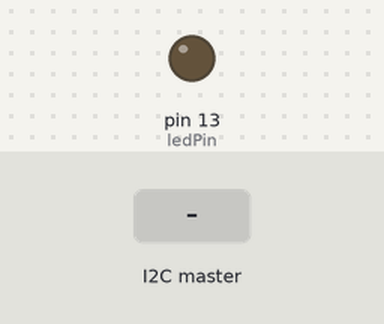
Bench run of a sketch on a simulated Arduino Uno, built with avr-gcc and run on an emulated ATmega328P. Parts: output pins drawn as LEDs (lit = HIGH). Inputs (shaded band) come from the test bench.

Above: at 1.2 s.
1.3 s: the I2C master sends the byte 1
At 2.5 s:
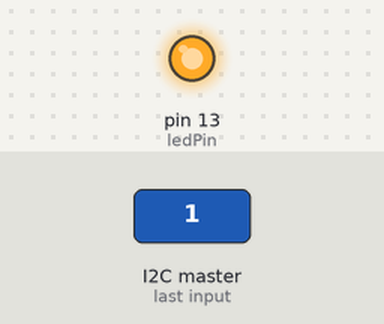
2.8 s: the I2C master sends the byte 0
At 3.9 s:
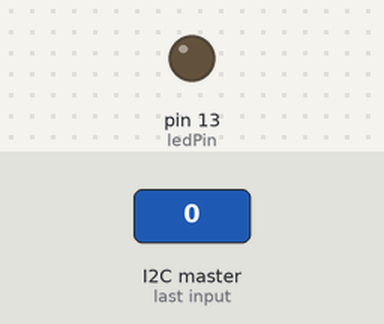
4.3 s: the I2C master sends the byte 2
At 5.0 s:
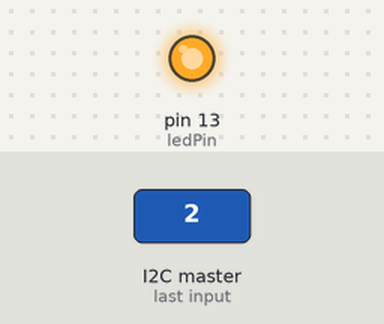
Timing chart, 0 to 7.3 s (numbered marks = the images above; inputs shaded):
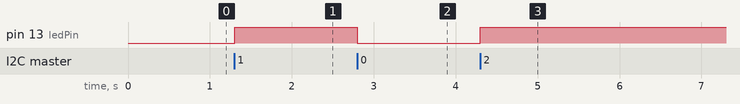

The sketch:

arduinoino.ino
```cpp
// biblioteca Wire para I2C
#include <Wire.h>
// Controlar o LED da própria placa Arduino
const int ledPin = LED_BUILTIN;
void setup() {
  // adicionando endereço no barramento I2C com disposivo controlado
  Wire.begin(0x8);
  //Reporar “receiveEvent” quando receber dados
  Wire.onReceive(receiveEvent);
  // Define o pino do LED como saída e o desliga
  pinMode(ledPin, OUTPUT);
  digitalWrite(ledPin, LOW);
}
// Função executada sempre que dados são recebidos do controlador (Raspberry Pi)
void receiveEvent(int howMany) {
  while (Wire.available()) { // loop
    char c = Wire.read(); // recebe o byte como char
    digitalWrite(ledPin, c);
  }
}

void loop() {
  delay(100);
}
```

Measured:
- after the input at 1.3 s, pin 13 (ledPin): LOW → HIGH at once
- after the input at 2.8 s, pin 13 (ledPin): HIGH → LOW at once
- after the input at 4.3 s, pin 13 (ledPin): LOW → HIGH at once
